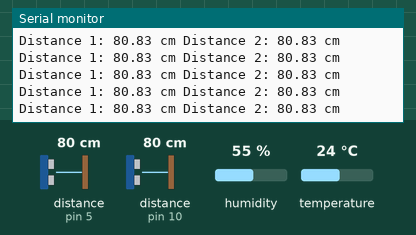
Bench run of a sketch on a simulated Arduino Uno, built with avr-gcc and run on an emulated ATmega328P. Shown: the last lines printed to the serial monitor. The inputs (shaded band) are chosen by the test bench; at power-on: distance to the obstacle (sensors on pin 10, pin 5) 80 cm, humidity 55 %, temperature 24 °C. The echo pulse lasts 58.3 µs per cm.

Above: at 12.6 s.
12.7 s: distance to the obstacle (sensor on pin 10) set to 4 cm
15.8 s: distance to the obstacle (sensor on pin 10) set to 2 cm
At 15.8 s:
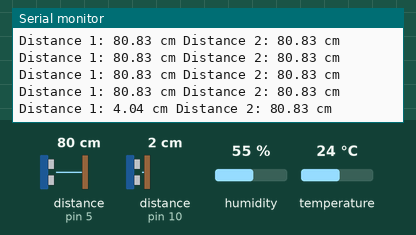
21.6 s: distance to the obstacle (sensor on pin 5) set to 4 cm
At 23.1 s:
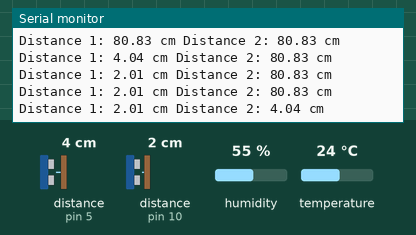
Timing chart, 0 to 24.6 s (numbered marks = the images above; inputs shaded):
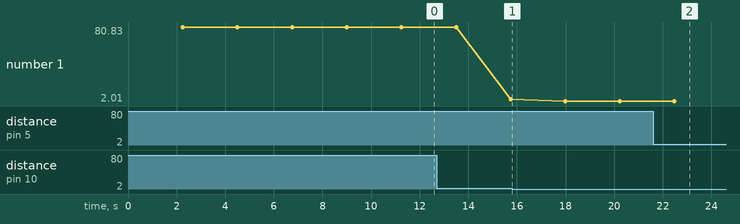

The sketch:

hc-sr04-newping-dual.ino
```cpp
/*
  Dual HC-SR04 with Temp and Humidity Demonstration
  HC-SR04-Temp-Humid-Dual-Demo.ino
  Demonstrates enhancements of HC-SR04 Ultrasonic Range Finder
  With DHT22 Temperature and Humidity Sensor
  Displays results on Serial Monitor

  DroneBot Workshop 2017
  http://dronebotworkshop.com
*/

// Include DHT Libraries from Adafruit
// Dependant upon Adafruit_Sensors Library
#include "DHT.h";

// Include NewPing Library
#include "NewPing.h"

// Define Constants

#define DHTPIN 7       // DHT-22 Output Pin connection
#define DHTTYPE DHT22   // DHT Type is DHT 22 (AM2302)
#define TRIGGER_PIN_1  10
#define ECHO_PIN_1     10
#define TRIGGER_PIN_2  5
#define ECHO_PIN_2     5
#define MAX_DISTANCE 400

NewPing sonar1(TRIGGER_PIN_1, ECHO_PIN_1, MAX_DISTANCE);
NewPing sonar2(TRIGGER_PIN_2, ECHO_PIN_2, MAX_DISTANCE);

// Define Variables

float hum;    // Stores humidity value in percent
float temp;   // Stores temperature value in Celcius
float duration1; // Stores First HC-SR04 pulse duration value
float duration2; // Stores Second HC-SR04 pulse duration value
float distance1; // Stores calculated distance in cm for First Sensor
float distance2; // Stores calculated distance in cm for Second Sensor
float soundsp;  // Stores calculated speed of sound in M/S
float soundcm;  // Stores calculated speed of sound in cm/ms
int iterations = 5;

// Initialize DHT sensor for normal 16mhz Arduino

DHT dht(DHTPIN, DHTTYPE);

void setup() {
  Serial.begin (9600);
  dht.begin();
}

void loop()
{

  delay(1000);  // Delay so DHT-22 sensor can stabalize

    hum = dht.readHumidity();  // Get Humidity value
    temp= dht.readTemperature();  // Get Temperature value

    // Calculate the Speed of Sound in M/S
    soundsp = 331.4 + (0.606 * temp) + (0.0124 * hum);

    // Convert to cm/ms

  soundcm = soundsp / 10000;

  // Measure duration for first sensor

  duration1 = sonar1.ping_median(iterations);

  // Add a delay between sensor readings

  delay(1000);

  // Measure duration for first sensor

  duration2 = sonar2.ping_median(iterations);

  // Calculate the distances for both sensors

  distance1 = (duration1 / 2) * soundcm;
  distance2 = (duration2 / 2) * soundcm;

  // Send results to Serial Monitor

    Serial.print("Distance 1: ");

    if (distance1 >= 400 || distance1 <= 2) {
    Serial.print("Out of range");
    }
    else {
    Serial.print(distance1);
    Serial.print(" cm ");
    }

    Serial.print("Distance 2: ");

    if (distance2 >= 400 || distance2 <= 2) {
    Serial.print("Out of range");
    }
    else {
    Serial.print(distance2);
    Serial.print(" cm");
    }

  Serial.println(" ");
}
```

Measured:
- after the input at 21.6 s, the serial monitor: prints a new line after 0.87 s (image 2)
- plotted number 1: 80.83 → 4.04 after the input at 12.7 s, 4.04 → 2.01 after the input at 15.8 s
